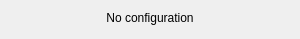
<?xml version="1.0" encoding="UTF-8"?>
<ui version="4.0">
 <class>tlinsWPilotStartResetCalibration</class>
 <widget class="QWidget" name="tlinsWPilotStartResetCalibration">
  <property name="geometry">
   <rect>
    <x>0</x>
    <y>0</y>
    <width>300</width>
    <height>39</height>
   </rect>
  </property>
  <property name="windowTitle">
   <string>Form</string>
  </property>
  <layout class="QVBoxLayout" name="verticalLayout">
   <item>
    <widget class="QLabel" name="label">
     <property name="text">
      <string>No configuration</string>
     </property>
     <property name="alignment">
      <set>Qt::AlignCenter</set>
     </property>
    </widget>
   </item>
   <item>
    <spacer name="verticalSpacer">
     <property name="orientation">
      <enum>Qt::Vertical</enum>
     </property>
     <property name="sizeHint" stdset="0">
      <size>
       <width>20</width>
       <height>40</height>
      </size>
     </property>
    </spacer>
   </item>
  </layout>
 </widget>
 <resources/>
 <connections/>
</ui>
